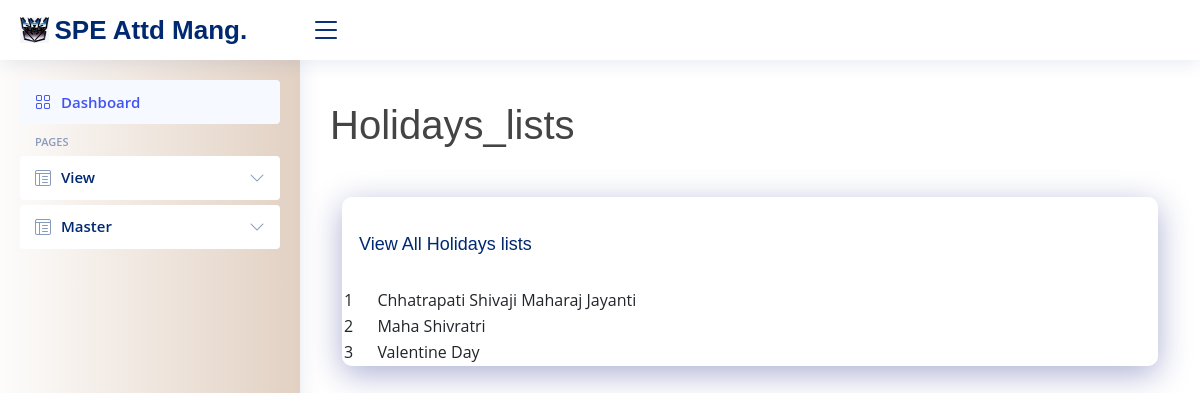
/holiday_lists/ (signed in), run on the app's committed database.
### attendanceApp/models.py (models this page shows)
class HolidayList(models.Model):
    date = models.DateField()
    occasion = models.CharField(max_length=100,blank=True)
    remarks = models.TextField(blank=True)
    def __str__(self):
        return f'{self.occasion}'

### attendanceApp/views.py (the view)
# urls.py: path('holiday_lists/', views.holiday_lists, name='holiday_lists'),
def holiday_lists(request):
    lists = HolidayList.objects.all()
    print(lists)
    context={
        'lists': lists
    }
    return render(request, 'main/holidays_lists.html', context)

### templates/main/holidays_lists.html (shortened to what this page needs)
{% extends 'partials/base.html' %}
{% load static %}
{% block content %}
<main id="main" class="main">
  <h1>Holidays_lists</h1>
  <div class="container mt-5">
    <div class="card">
      <h5 class="card-title m-3">View All Holidays lists</h5>
      <table>
     <tr>
     {% for holi in lists %}
     <td> {{ forloop.counter }}</td>
     <td> {{holi.occasion}}</td>
    </tr>
      {% endfor %}</table>
    </div>
  </div>
</main>
{% endblock %}

### static/assets/main.css (style rules this page uses)
:root { scroll-behavior: smooth; }
body { font-family: "Open Sans", sans-serif; background:#ffffff; color: #444444; }
h1, h2, h3, h4, h5, h6 { font-family: "Nunito", sans-serif; }
#main { margin-top: 60px; padding: 20px 30px; transition: all 0.3s; }
.card { margin-bottom: 30px; background: rgba( 255, 255, 255, 0.35 ); box-shadow: 0 8px 32px 0 rgba( 31, 38, 135, 0.37 ); backdrop-filter: blur( 15.5px ); -webkit-backdrop-filter: blur( 15.5px ); border-radius: 10px; border: 1px solid rgba( 255, 255, 255, 0.18 ); }
.card-title { padding: 20px 0 15px 0; font-size: 18px; font-weight: 500; color: #012970; font-family: "Poppins", sans-serif; }
@media (min-width: 1200px) { #main, #footer { margin-left: 300px; } }

### data on the page
HolidayList: occasion "Chhatrapati Shivaji Maharaj Jayanti"
HolidayList: occasion "Maha Shivratri"
HolidayList: occasion "Valentine Day"
